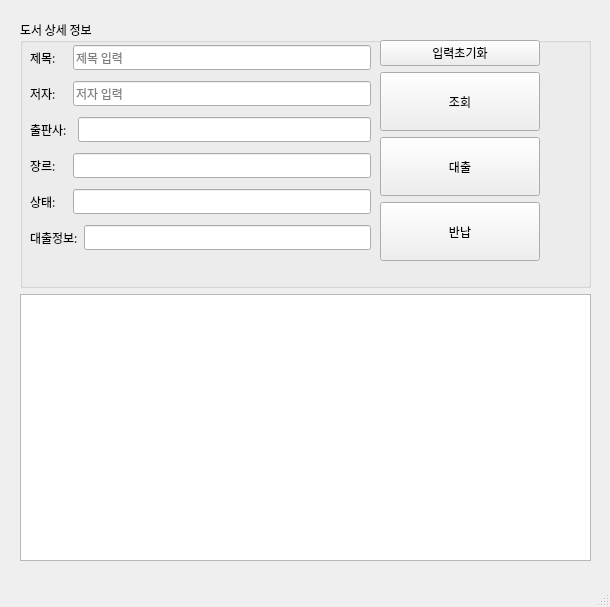
<?xml version="1.0" encoding="UTF-8"?>
<ui version="4.0">
 <class>MainWindow</class>
 <widget class="QMainWindow" name="MainWindow">
  <property name="geometry">
   <rect>
    <x>0</x>
    <y>0</y>
    <width>610</width>
    <height>607</height>
   </rect>
  </property>
  <property name="font">
   <font>
    <family>D2Coding</family>
    <weight>50</weight>
    <bold>false</bold>
    <underline>false</underline>
   </font>
  </property>
  <property name="windowTitle">
   <string>MainWindow</string>
  </property>
  <widget class="QWidget" name="centralwidget">
   <widget class="QWidget" name="verticalLayoutWidget">
    <property name="geometry">
     <rect>
      <x>20</x>
      <y>20</y>
      <width>571</width>
      <height>541</height>
     </rect>
    </property>
    <layout class="QVBoxLayout" name="verticalLayout">
     <item>
      <layout class="QHBoxLayout" name="horizontalLayout">
       <item>
        <widget class="QGroupBox" name="groupBox">
         <property name="title">
          <string>도서 상세 정보</string>
         </property>
         <widget class="QWidget" name="verticalLayoutWidget_2">
          <property name="geometry">
           <rect>
            <x>10</x>
            <y>20</y>
            <width>341</width>
            <height>221</height>
           </rect>
          </property>
          <layout class="QVBoxLayout" name="verticalLayout_2">
           <item>
            <layout class="QHBoxLayout" name="horizontalLayout_3">
             <item>
              <widget class="QLabel" name="label">
               <property name="text">
                <string>제목:    </string>
               </property>
              </widget>
             </item>
             <item>
              <widget class="QLineEdit" name="input_std_name">
               <property name="placeholderText">
                <string>제목 입력</string>
               </property>
              </widget>
             </item>
            </layout>
           </item>
           <item>
            <layout class="QHBoxLayout" name="horizontalLayout_4">
             <item>
              <widget class="QLabel" name="label_2">
               <property name="text">
                <string>저자:    </string>
               </property>
              </widget>
             </item>
             <item>
              <widget class="QLineEdit" name="input_std_author">
               <property name="readOnly">
                <bool>false</bool>
               </property>
               <property name="placeholderText">
                <string>저자 입력</string>
               </property>
              </widget>
             </item>
            </layout>
           </item>
           <item>
            <layout class="QHBoxLayout" name="horizontalLayout_5">
             <item>
              <widget class="QLabel" name="label_3">
               <property name="text">
                <string>출판사:  </string>
               </property>
              </widget>
             </item>
             <item>
              <widget class="QLineEdit" name="input_std_pub">
               <property name="readOnly">
                <bool>true</bool>
               </property>
               <property name="placeholderText">
                <string/>
               </property>
              </widget>
             </item>
            </layout>
           </item>
           <item>
            <layout class="QHBoxLayout" name="horizontalLayout_6">
             <item>
              <widget class="QLabel" name="label_4">
               <property name="text">
                <string>장르:    </string>
               </property>
               <property name="textFormat">
                <enum>Qt::AutoText</enum>
               </property>
              </widget>
             </item>
             <item>
              <widget class="QLineEdit" name="input_std_div">
               <property name="readOnly">
                <bool>true</bool>
               </property>
               <property name="placeholderText">
                <string/>
               </property>
              </widget>
             </item>
            </layout>
           </item>
           <item>
            <layout class="QHBoxLayout" name="horizontalLayout_7">
             <item>
              <widget class="QLabel" name="label_5">
               <property name="text">
                <string>상태:    </string>
               </property>
              </widget>
             </item>
             <item>
              <widget class="QLineEdit" name="input_std_con">
               <property name="readOnly">
                <bool>true</bool>
               </property>
               <property name="placeholderText">
                <string/>
               </property>
              </widget>
             </item>
            </layout>
           </item>
           <item>
            <layout class="QHBoxLayout" name="horizontalLayout_8">
             <item>
              <widget class="QLabel" name="label_6">
               <property name="text">
                <string>대출정보:</string>
               </property>
              </widget>
             </item>
             <item>
              <widget class="QLineEdit" name="input_std_loan">
               <property name="readOnly">
                <bool>true</bool>
               </property>
              </widget>
             </item>
            </layout>
           </item>
          </layout>
         </widget>
         <widget class="QWidget" name="verticalLayoutWidget_3">
          <property name="geometry">
           <rect>
            <x>360</x>
            <y>20</y>
            <width>160</width>
            <height>221</height>
           </rect>
          </property>
          <layout class="QVBoxLayout" name="verticalLayout_3">
           <item>
            <widget class="QPushButton" name="btn_clr">
             <property name="text">
              <string>입력초기화</string>
             </property>
            </widget>
           </item>
           <item>
            <widget class="QPushButton" name="btn_sea">
             <property name="sizePolicy">
              <sizepolicy hsizetype="MinimumExpanding" vsizetype="MinimumExpanding">
               <horstretch>0</horstretch>
               <verstretch>0</verstretch>
              </sizepolicy>
             </property>
             <property name="cursor">
              <cursorShape>ArrowCursor</cursorShape>
             </property>
             <property name="text">
              <string>조회</string>
             </property>
            </widget>
           </item>
           <item>
            <widget class="QPushButton" name="btn_bor">
             <property name="sizePolicy">
              <sizepolicy hsizetype="MinimumExpanding" vsizetype="MinimumExpanding">
               <horstretch>0</horstretch>
               <verstretch>0</verstretch>
              </sizepolicy>
             </property>
             <property name="text">
              <string>대출</string>
             </property>
            </widget>
           </item>
           <item>
            <widget class="QPushButton" name="btn_ret">
             <property name="sizePolicy">
              <sizepolicy hsizetype="Expanding" vsizetype="Expanding">
               <horstretch>0</horstretch>
               <verstretch>0</verstretch>
              </sizepolicy>
             </property>
             <property name="text">
              <string>반납</string>
             </property>
            </widget>
           </item>
          </layout>
         </widget>
        </widget>
       </item>
      </layout>
     </item>
     <item>
      <layout class="QHBoxLayout" name="horizontalLayout_12">
       <item>
        <widget class="QTableWidget" name="tblbook">
         <property name="sizePolicy">
          <sizepolicy hsizetype="MinimumExpanding" vsizetype="Preferred">
           <horstretch>0</horstretch>
           <verstretch>0</verstretch>
          </sizepolicy>
         </property>
         <property name="maximumSize">
          <size>
           <width>16777215</width>
           <height>9999999</height>
          </size>
         </property>
        </widget>
       </item>
      </layout>
     </item>
    </layout>
   </widget>
  </widget>
  <widget class="QMenuBar" name="menubar">
   <property name="geometry">
    <rect>
     <x>0</x>
     <y>0</y>
     <width>610</width>
     <height>21</height>
    </rect>
   </property>
  </widget>
  <widget class="QStatusBar" name="statusbar"/>
 </widget>
 <resources/>
 <connections/>
</ui>
